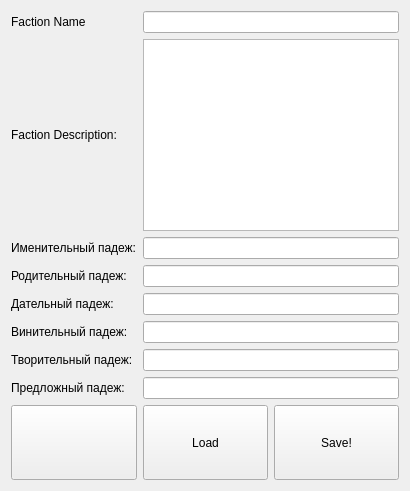
     <widget class="QWidget" name="tab_2">
      <attribute name="title">
       <string>Factions</string>
      </attribute>
      <layout class="QGridLayout" name="gridLayout_2">
       <item row="3" column="0">
        <widget class="QLabel" name="label_9">
         <property name="text">
          <string>Родительный падеж:</string>
         </property>
        </widget>
       </item>
       <item row="7" column="0">
        <widget class="QLabel" name="label_13">
         <property name="text">
          <string>Предложный падеж:</string>
         </property>
        </widget>
       </item>
       <item row="6" column="1">
        <widget class="QLineEdit" name="faction_tvp"/>
       </item>
       <item row="5" column="0">
        <widget class="QLabel" name="label_11">
         <property name="text">
          <string>Винительный падеж:</string>
         </property>
        </widget>
       </item>
       <item row="5" column="1">
        <widget class="QLineEdit" name="faction_vip"/>
       </item>
       <item row="6" column="0">
        <widget class="QLabel" name="label_12">
         <property name="text">
          <string>Творительный падеж:</string>
         </property>
        </widget>
       </item>
       <item row="7" column="1">
        <widget class="QLineEdit" name="faction_prp"/>
       </item>
       <item row="1" column="1">
        <widget class="QTextEdit" name="faction_desc">
         <property name="maximumSize">
          <size>
           <width>16777215</width>
           <height>16777215</height>
          </size>
         </property>
        </widget>
       </item>
       <item row="4" column="1">
        <widget class="QLineEdit" name="faction_dap"/>
       </item>
       <item row="4" column="0">
        <widget class="QLabel" name="label_10">
         <property name="text">
          <string>Дательный падеж:</string>
         </property>
        </widget>
       </item>
       <item row="2" column="0">
        <widget class="QLabel" name="label_8">
         <property name="text">
          <string>Именительный падеж:</string>
         </property>
        </widget>
       </item>
       <item row="2" column="1">
        <widget class="QLineEdit" name="faction_imp"/>
       </item>
       <item row="3" column="1">
        <widget class="QLineEdit" name="faction_rop"/>
       </item>
       <item row="1" column="0">
        <widget class="QLabel" name="label_7">
         <property name="text">
          <string>Faction Description:</string>
         </property>
        </widget>
       </item>
       <item row="0" column="1">
        <widget class="QLineEdit" name="faction_name"/>
       </item>
       <item row="0" column="0">
        <widget class="QLabel" name="label_6">
         <property name="text">
          <string>Faction Name</string>
         </property>
        </widget>
       </item>
       <item row="8" column="1">
        <layout class="QHBoxLayout" name="horizontalLayout_6">
         <item>
          <widget class="QPushButton" name="pushButton_10">
           <property name="sizePolicy">
            <sizepolicy hsizetype="Minimum" vsizetype="Preferred">
             <horstretch>0</horstretch>
             <verstretch>0</verstretch>
            </sizepolicy>
           </property>
           <property name="text">
            <string>Load</string>
           </property>
           <property name="icon">
            <iconset resource="main.qrc">
             <normaloff>:/assets/load.png</normaloff>:/assets/load.png</iconset>
           </property>
           <property name="iconSize">
            <size>
             <width>64</width>
             <height>64</height>
            </size>
           </property>
          </widget>
         </item>
         <item>
          <widget class="QPushButton" name="pushButton_4">
           <property name="sizePolicy">
            <sizepolicy hsizetype="Minimum" vsizetype="Preferred">
             <horstretch>0</horstretch>
             <verstretch>0</verstretch>
            </sizepolicy>
           </property>
           <property name="minimumSize">
            <size>
             <width>0</width>
             <height>75</height>
            </size>
           </property>
           <property name="maximumSize">
            <size>
             <width>16777215</width>
             <height>350</height>
            </size>
           </property>
           <property name="text">
            <string>Save!</string>
           </property>
           <property name="icon">
            <iconset resource="main.qrc">
             <normaloff>:/assets/save.png</normaloff>:/assets/save.png</iconset>
           </property>
           <property name="iconSize">
            <size>
             <width>64</width>
             <height>64</height>
            </size>
           </property>
          </widget>
         </item>
        </layout>
       </item>
       <item row="8" column="0">
        <widget class="QPushButton" name="faction_reload">
         <property name="sizePolicy">
          <sizepolicy hsizetype="Minimum" vsizetype="Preferred">
           <horstretch>0</horstretch>
           <verstretch>0</verstretch>
          </sizepolicy>
         </property>
         <property name="text">
          <string/>
         </property>
         <property name="icon">
          <iconset resource="main.qrc">
           <normaloff>:/assets/refresh.ico</normaloff>:/assets/refresh.ico</iconset>
         </property>
         <property name="iconSize">
          <size>
           <width>64</width>
           <height>64</height>
          </size>
         </property>
        </widget>
       </item>
      </layout>
     </widget>
